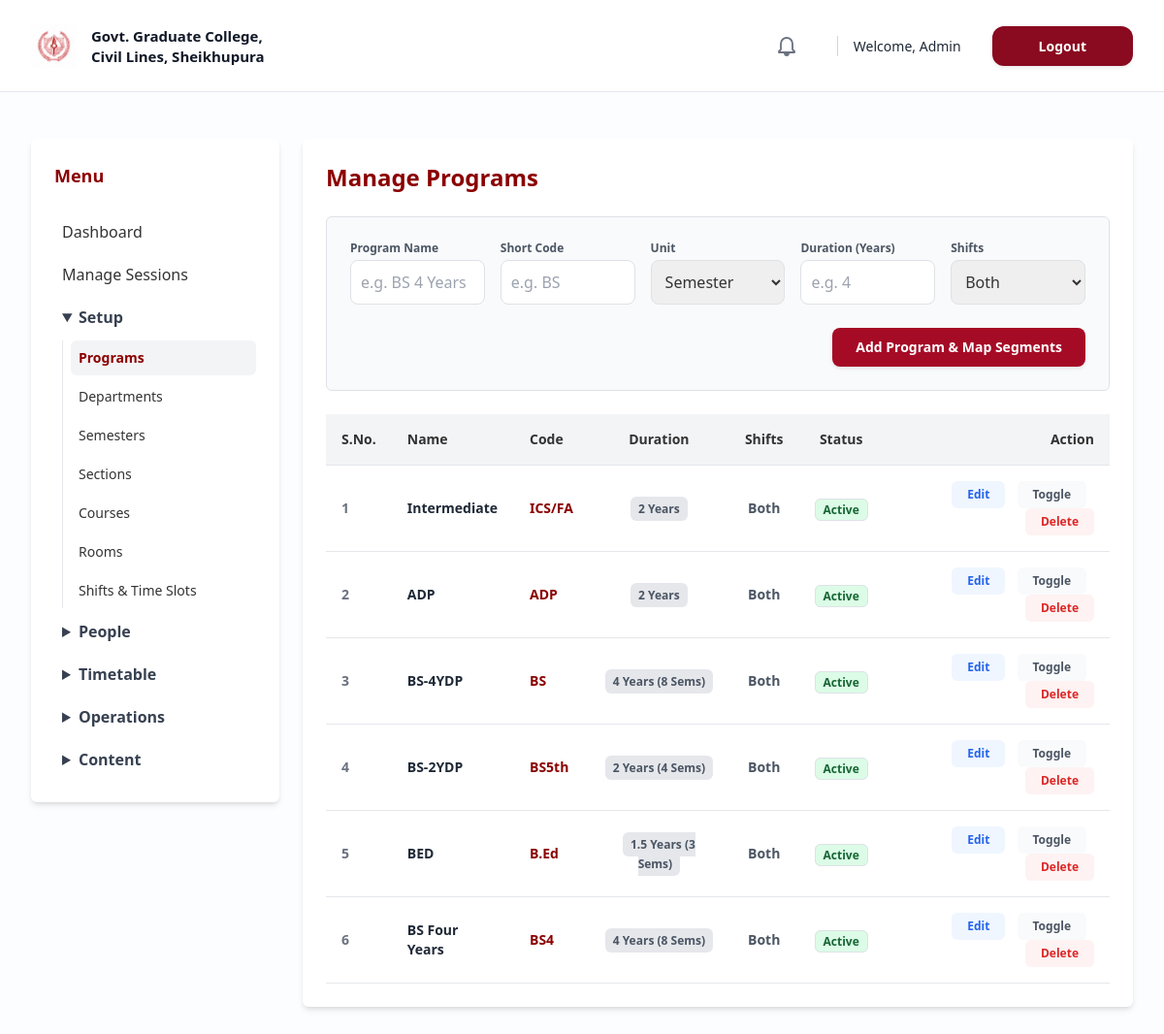
Screenshot of /admin/programs.php (signed in) with the database file from the repository.
### tables this page shows
CREATE TABLE IF NOT EXISTS `programs` (
  `ProgramID` INT AUTO_INCREMENT PRIMARY KEY,
  `Name` VARCHAR(100) NOT NULL,
  `ShortCode` VARCHAR(20) NULL,
  `PeriodUnit` ENUM('year', 'semester') NOT NULL,
  `TotalDuration` INT NOT NULL DEFAULT 0,
  `AllowedShifts` ENUM('Morning', 'Evening', 'Both') NOT NULL DEFAULT 'Both',
  `IsActive` BOOLEAN NOT NULL DEFAULT 1
);

### admin/programs.php (the view, shortened to what this page needs)
<?php
require_once __DIR__ . '/../config/db.php';
$programs = $pdo->query("SELECT * FROM programs")->fetchAll();
?>
<?php include '../includes/header.php'; ?>
<div class="w-full px-2 md:px-8 mx-auto flex gap-6 mt-4 pb-12">
    <?php include '../includes/admin_sidebar.php'; ?>
    <div class="flex-1 bg-white p-6 shadow-md rounded">
        <h2 class="text-2xl font-bold text-maroon mb-4">Manage Programs</h2>
        <form method="POST" class="grid grid-cols-2 md:grid-cols-5 gap-3 mb-6 p-4 bg-gray-50 rounded border">
            <div>
                <label class="block text-xs font-bold text-gray-600 mb-1">Program Name</label>
                <input type="text" name="name" placeholder="e.g. BS 4 Years" required class="w-full border border-gray-300 p-2.5 rounded-lg focus:outline-none focus:ring-1 focus:ring-maroon">
            </div>
            <div>
                <label class="block text-xs font-bold text-gray-600 mb-1">Short Code</label>
                <input type="text" name="short_code" placeholder="e.g. BS" required class="w-full border border-gray-300 p-2.5 rounded-lg focus:outline-none focus:ring-1 focus:ring-maroon">
            </div>
            <div>
                <label class="block text-xs font-bold text-gray-600 mb-1">Unit</label>
                <select name="unit" class="w-full border border-gray-300 p-2.5 rounded-lg focus:outline-none focus:ring-1 focus:ring-maroon" required>
                    <option value="semester">Semester</option><option value="year">Year</option>
                </select>
            </div>
            <div>
                <label class="block text-xs font-bold text-gray-600 mb-1">Duration (Years)</label>
                <input type="number" step="0.5" name="duration" placeholder="e.g. 4" min="0.5" max="12" required class="w-full border border-gray-300 p-2.5 rounded-lg focus:outline-none focus:ring-1 focus:ring-maroon">
            </div>
            <div>
                <label class="block text-xs font-bold text-gray-600 mb-1">Shifts</label>
                <select name="shifts" class="w-full border border-gray-300 p-2.5 rounded-lg focus:outline-none focus:ring-1 focus:ring-maroon" required>
                    <option value="Both">Both</option><option value="Morning">Morning</option><option value="Evening">Evening</option>
                </select>
            </div>
            <div class="col-span-2 md:col-span-5 flex justify-end mt-2">
                <button name="add" class="bg-[#a60b26] text-white px-6 py-2.5 rounded-lg font-bold hover:bg-[#8a0a20] transition text-sm shadow-sm">Add Program & Map Segments</button>
            </div>
        </form>
        <div class="overflow-x-auto">
            <table class="w-full text-left">
                <thead class="bg-gray-100 border-b">
                    <tr><th class="p-3 text-sm">S.No.</th><th class="p-3 text-sm">Name</th><th class="p-3 text-sm">Code</th><th class="p-3 text-center text-sm">Duration</th><th class="p-3 text-center text-sm">Shifts</th><th class="p-3 text-center text-sm">Status</th><th class="p-3 text-right text-sm">Action</th></tr>
                </thead>
                <tbody>
                    <?php $sn = 1; foreach($programs as $p): ?>
                    <tr class="border-b hover:bg-gray-50 transition">
                        <td class="p-3 font-bold text-gray-500 text-sm"><?php echo $sn++; ?></td>
                        <td class="p-3 font-bold text-gray-800 text-sm"><?php echo htmlspecialchars($p['Name']); ?></td>
                        <td class="p-3 text-sm font-semibold text-maroon"><?php echo htmlspecialchars($p['ShortCode'] ?? '-'); ?></td>
                        <td class="p-3 text-center text-sm text-gray-600">
                            <span class="bg-gray-200 px-2 py-1 rounded text-xs font-bold">
                                <?php
                                if (strtolower($p['PeriodUnit']) === 'semester') {
                                    $years = $p['TotalDuration'] / 2;
                                    echo $years . ' Years (' . $p['TotalDuration'] . ' Sems)';
                                } else {
                                    echo $p['TotalDuration'] . ' ' . ucfirst($p['PeriodUnit']) . 's';
                                }
                                ?>
                            </span>
                        </td>
                        <td class="p-3 text-center text-sm text-gray-600 font-semibold"><?php echo $p['AllowedShifts']; ?></td>
                        <td class="p-3 text-center">
                            <?php if($p['IsActive']): ?>
                                <span class="bg-green-100 text-green-800 border border-green-200 px-2 py-0.5 rounded text-xs font-bold">Active</span>
                            <?php else: ?>
                                <span class="bg-red-100 text-red-800 border border-red-200 px-2 py-0.5 rounded text-xs font-bold">Inactive</span>
                            <?php endif; ?>
                        </td>
                        <td class="p-3 text-right">
                            <button type="button" onclick='openEditModal(<?php echo json_encode([
                                "id" => $p["ProgramID"],
                                "name" => $p["Name"],
                                "shortcode" => $p["ShortCode"],
                                "unit" => $p["PeriodUnit"],
                                "duration" => (strtolower($p["PeriodUnit"]) === 'semester') ? ($p["TotalDuration"] / 2) : $p["TotalDuration"],
                                "shifts" => $p["AllowedShifts"]
                            ]); ?>)' class="bg-blue-50 text-blue-600 hover:bg-blue-100 font-bold px-3 py-1.5 rounded text-xs transition-colors mr-2">Edit</button>
                            <form method="POST" class="inline">
                                <button name="toggle_status" class="bg-gray-50 text-gray-600 hover:bg-gray-100 font-bold px-3 py-1.5 rounded text-xs transition-colors mr-2">Toggle</button>
                            </form>
                            <form method="POST" onsubmit="return confirm('Warning: Deleting a program removes related historical records. We recommend Togging its status to INACTIVE instead.\n\nAre you sure you want to Delete?');" class="inline">
                                <button name="delete" class="bg-red-50 text-red-600 hover:bg-red-100 font-bold px-3 py-1.5 rounded text-xs transition-colors">Delete</button>
                            </form>
                        </td>
                    </tr>
                    <?php endforeach; ?>
                </tbody>
            </table>
        </div>
    </div>
</div>

### rows the page displays
programs: Name "Intermediate", ShortCode "ICS/FA", TotalDuration "2", PeriodUnit "Year", AllowedShifts "Both", IsActive "Active"
programs: Name "ADP", ShortCode "ADP", TotalDuration "2", PeriodUnit "Year", AllowedShifts "Both", IsActive "Active"
programs: Name "BS-4YDP", ShortCode "BS", TotalDuration "4", TotalDuration "8", AllowedShifts "Both", IsActive "Active"
programs: Name "BS-2YDP", ShortCode "BS5th", TotalDuration "2", TotalDuration "4", AllowedShifts "Both", IsActive "Active"
programs: Name "BED", ShortCode "B.Ed", TotalDuration "1.5", TotalDuration "3", AllowedShifts "Both", IsActive "Active"
programs: Name "BS Four Years", ShortCode "BS4", TotalDuration "4", TotalDuration "8", AllowedShifts "Both", IsActive "Active"

### other values shown
$_SESSION['user_name'] "Admin"
$groupName "Setup"
$label "Programs"
$label "Departments"
$label "Semesters"
$label "Sections"
$label "Courses"
$label "Rooms"
$label "Shifts & Time Slots"
$groupName "People"
$groupName "Timetable"
$groupName "Operations"
$groupName "Content"
